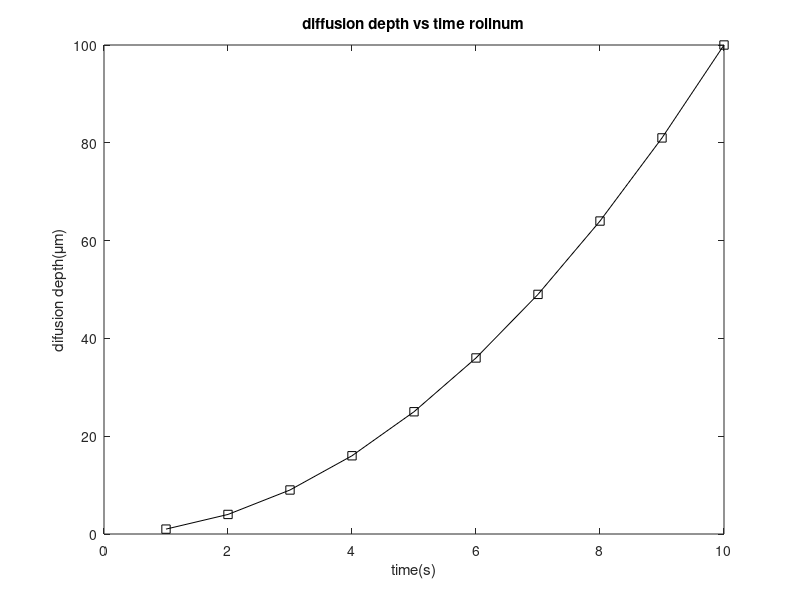

This chart was generated by the following MATLAB code:
x=1:10; % x is time
y=x.^2; % y is diff depth
plot(x,y,'ks-');
xlabel('time(s)');
ylabel('difusion depth(\mum)');
title(sprintf('diffusion depth vs time rollnum'))